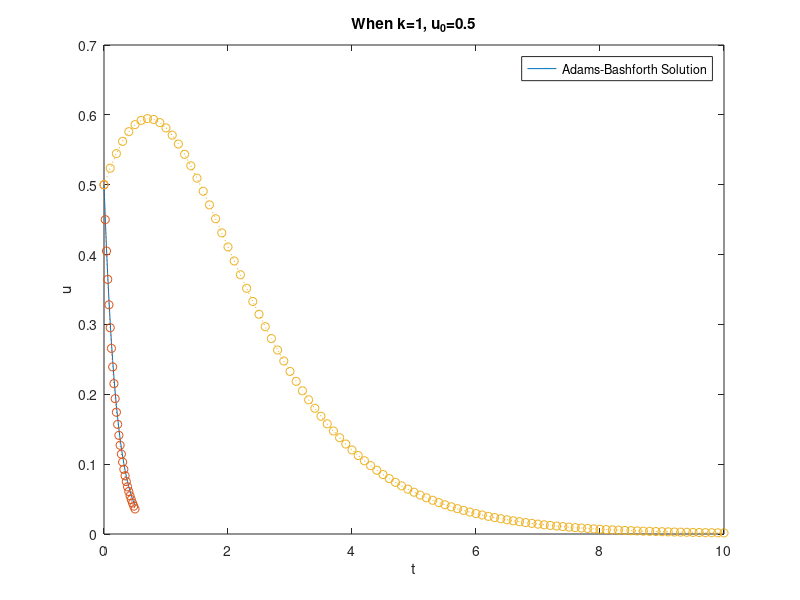

The MATLAB source for this figure:
%the AB2 method with initialization with RK2 method.
%y'+5y = 0

%Where, the initial conditions are,

%y(0) = 0.5
close all;

clc;
h = 0.02;     % Step size
Tmax = 0.5;    % Maximum time
N = Tmax / h;  % Maximum number of steps

t = linspace(0,0.5,N+1);  % Time range

% Analytical solution of the differential equation
y_real = 0.5*exp(-5*t);
plot(t,y_real);
hold on

%Numerical solution
f=@(t,y)  -5*y; 
% Initial Conditions
Y=zeros(N,1);
Y(1) = 0.5;
% Initialization with Runge-Kutta method 
%(modified euler which is 2nd oder accurate)
    Y(2) = Y(1) + h*f(t(1)+0.5*h,Y(1)+h*f(t(1),Y(1)));

% Second Order Adams-Bashforth method steps
for n=1:N
    Y(n+1) = Y(n) + 3/2*h*f(t(n),Y(n)) - h/2*f(t(n),Y(n));
end

plot(t,Y,'o:')
legend('Exact Solution','Adams-Bashforth Solution','Location','NorthEast')
title('When h = 0.02')
xlabel('t')
ylabel('y')




%%
%Let's consider the following differential equation:

%y'' + 10 y' + 500y = 0

%Where, the initial conditions are,

%y(0) = -0.025, and y'(0) = -1
close all;

clc;
u0=0.5;
h=0.1;
%t=(0:h:10)';
%N=length(t);
k=1;
  
Tmax = 10;    % Maximum time
N = Tmax / h;  % Maximum number of steps
t = linspace(0,10,N+1);  % Time range

% Analytical solution of the differential equation
%y_real = -(((9.*sqrt(19))/760).*exp(-5.*t).*sin(5.*sqrt(19).*t)) - ((1/40).*exp(-5.*t).*cos(5.*sqrt(19).*t));
%plot(t,y_real);
%hold on

%Numerical solution
f=@(t,y) [y(2); (y(2)/k)*(1-y(2)-y(1))]; % Governing system of equations

% Initial Conditions
alpha=1;
Y=zeros(2,N);
Y(:,1) = [0; u0];
% Initialization with second order Runge-Kutta method
k1 = h.*f(t(1),Y(:,1));
    k2 = h.*f(t(1)+alpha.*h, Y(:,1)+alpha.*k1);
    Y(:,2) = Y(:,1) + (1-1/2/alpha).*k1 + k2/2/alpha;

% Second Order Adams-Bashforth method steps
for i=2:N
    Y(:,i+1) = Y(:,i) + 3/2*h*f(t(i),Y(:,i))- h/2*f(t(i-1),Y(:,i-1));
end

plot(t,Y(2,:),'o:')
legend('Adams-Bashforth Solution','Location','NorthEast')
title('When k=1, u_0=0.5')
xlabel('t')
ylabel('u')
